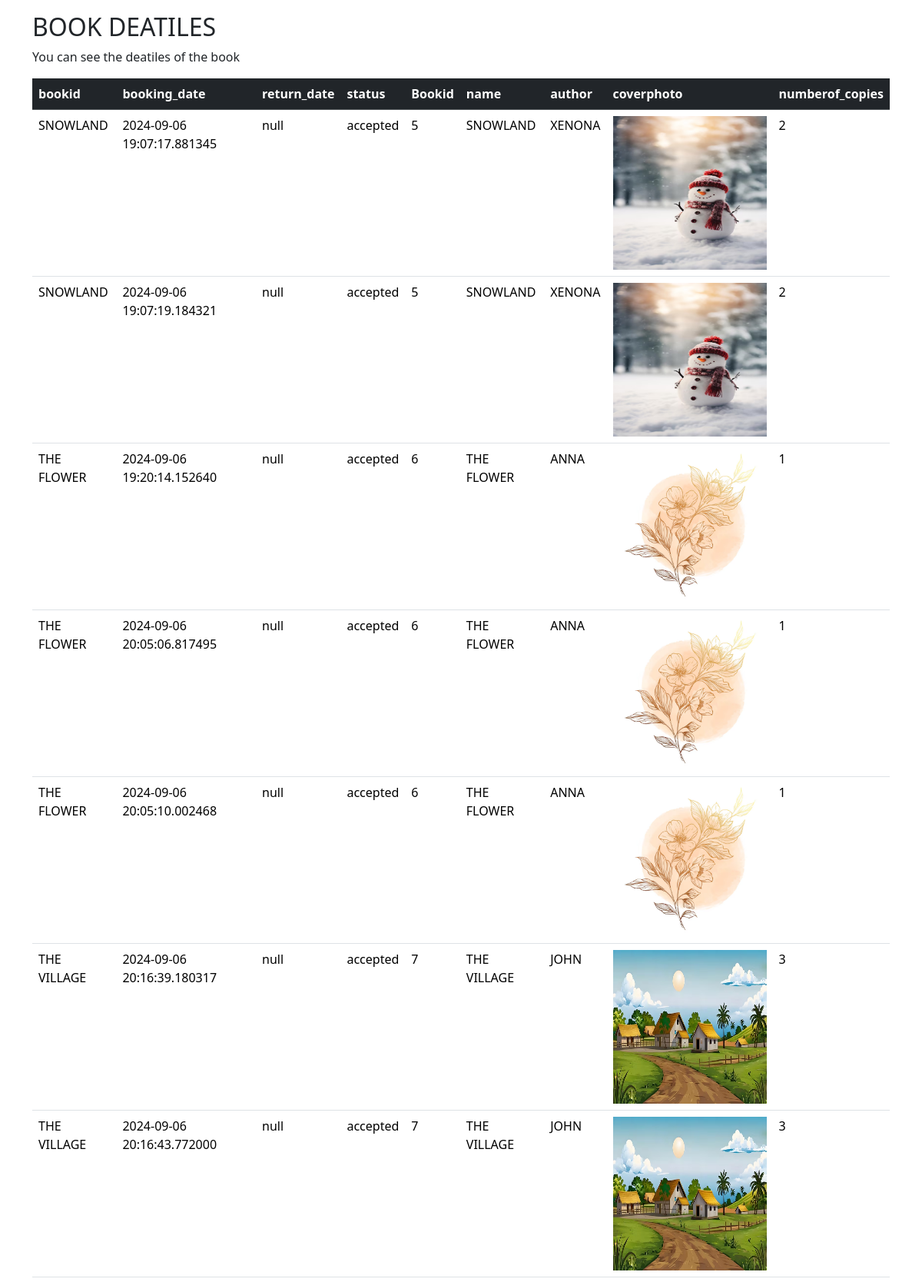
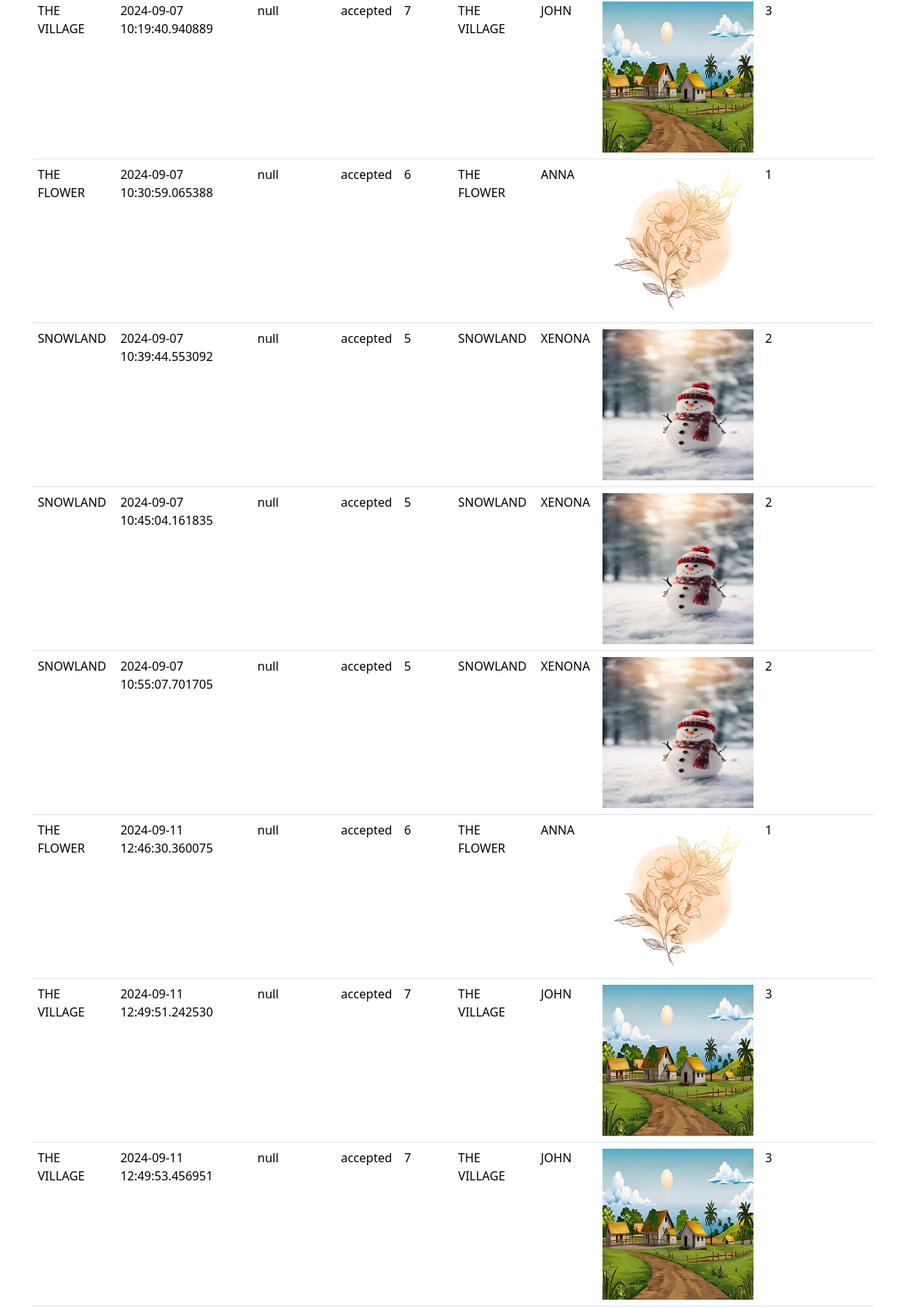
/bookdeatils (signed in, upper part), run on the app's committed database (2 pictures, top to bottom).
### student/models.py (models this page shows)
class booking(models.Model):
    bookid=models.ForeignKey('librarian.book',on_delete=models.CASCADE)
    studentid=models.ForeignKey(student,on_delete=models.CASCADE)
    booking_date=models.CharField(max_length=12)
    return_date=models.CharField(max_length=12)
    status=models.CharField(max_length=12,default="pending")

### librarian/models.py (models this page shows)
class book(models.Model):
    name=models.CharField(max_length=12)
    author=models.CharField(max_length=15)
    coverphoto=models.FileField(upload_to='meadia')
    numberof_copies=models.IntegerField()
    categoryid=models.ForeignKey(category,on_delete=models.CASCADE)
    def __str__(self):
        return self.name

### student/views.py (the view)
# urls.py: path('bookdeatils',views.bookdeatils,name="bookdeatils"),
def bookdeatils(request):
      std=request.session['id']
      ab=booking.objects.filter(studentid_id=std)
      s={'m':ab}
      return render(request,'student/displaydeatils.html',s)

### template/student/displaydeatils.html (shortened to what this page needs)
<!DOCTYPE html>
<html lang="en">
<head>
  <link href="https://cdn.jsdelivr.net/npm/bootstrap@5.3.3/dist/css/bootstrap.min.css" rel="stylesheet">
</head>
<body>
<div class="container mt-3">
  <h2>BOOK DEATILES</h2>
  <p>You can see the deatiles of the book</p>
  <table class="table">
    <thead class="table-dark">
      <tr>
        <th>bookid</th>
        <th>booking_date</th>
        <th>return_date</th>
        <th>status</th>
        <th>Bookid</th>
        <th>name</th>
        <th>author</th>
        <th>coverphoto</th>
        <th>numberof_copies</th>
      </tr>
      {% for i in m %}
    </thead>
    <tbody>
      <tr>
        <td>{{i.bookid}}</td>
        <td>{{i.booking_date}}</td>
        <td>{{i.return_date}}</td>
        <td>{{i.status}}</td>
        <td>{{i.bookid.id}}</td>
        <td>{{i.bookid.name}}</td>
        <td>{{i.bookid.author}}</td>
        <td><img src="{{i.bookid.coverphoto.url}}" style="width: 200px;height: 200px;" alt=""></td>
        <td>{{i.bookid.numberof_copies}}</td>
      </tr>
      {% endfor %}
</body>
</html>

### data on the page
booking: bookid "SNOWLAND", booking_date "2024-09-06 19:07:17.881345", return_date "null", status "accepted", bookid.id "5", bookid.name "SNOWLAND", bookid.author "XENONA", bookid.coverphoto (picture), bookid.numberof_copies "2"
booking: bookid "SNOWLAND", booking_date "2024-09-06 19:07:19.184321", return_date "null", status "accepted", bookid.id "5", bookid.name "SNOWLAND", bookid.author "XENONA", bookid.coverphoto (picture), bookid.numberof_copies "2"
booking: bookid "THE FLOWER", booking_date "2024-09-06 19:20:14.152640", return_date "null", status "accepted", bookid.id "6", bookid.name "THE FLOWER", bookid.author "ANNA", bookid.coverphoto (picture), bookid.numberof_copies "1"
booking: bookid "THE FLOWER", booking_date "2024-09-06 20:05:06.817495", return_date "null", status "accepted", bookid.id "6", bookid.name "THE FLOWER", bookid.author "ANNA", bookid.coverphoto (picture), bookid.numberof_copies "1"
booking: bookid "THE FLOWER", booking_date "2024-09-06 20:05:10.002468", return_date "null", status "accepted", bookid.id "6", bookid.name "THE FLOWER", bookid.author "ANNA", bookid.coverphoto (picture), bookid.numberof_copies "1"
booking: bookid "THE VILLAGE", booking_date "2024-09-06 20:16:39.180317", return_date "null", status "accepted", bookid.id "7", bookid.name "THE VILLAGE", bookid.author "JOHN", bookid.coverphoto (picture), bookid.numberof_copies "3"
booking: bookid "THE VILLAGE", booking_date "2024-09-06 20:16:43.772000", return_date "null", status "accepted", bookid.id "7", bookid.name "THE VILLAGE", bookid.author "JOHN", bookid.coverphoto (picture), bookid.numberof_copies "3"
booking: bookid "THE VILLAGE", booking_date "2024-09-07 10:19:40.940889", return_date "null", status "accepted", bookid.id "7", bookid.name "THE VILLAGE", bookid.author "JOHN", bookid.coverphoto (picture), bookid.numberof_copies "3"
booking: bookid "THE FLOWER", booking_date "2024-09-07 10:30:59.065388", return_date "null", status "accepted", bookid.id "6", bookid.name "THE FLOWER", bookid.author "ANNA", bookid.coverphoto (picture), bookid.numberof_copies "1"
booking: bookid "SNOWLAND", booking_date "2024-09-07 10:39:44.553092", return_date "null", status "accepted", bookid.id "5", bookid.name "SNOWLAND", bookid.author "XENONA", bookid.coverphoto (picture), bookid.numberof_copies "2"
booking: bookid "SNOWLAND", booking_date "2024-09-07 10:45:04.161835", return_date "null", status "accepted", bookid.id "5", bookid.name "SNOWLAND", bookid.author "XENONA", bookid.coverphoto (picture), bookid.numberof_copies "2"
booking: bookid "SNOWLAND", booking_date "2024-09-07 10:55:07.701705", return_date "null", status "accepted", bookid.id "5", bookid.name "SNOWLAND", bookid.author "XENONA", bookid.coverphoto (picture), bookid.numberof_copies "2"
booking: bookid "THE FLOWER", booking_date "2024-09-11 12:46:30.360075", return_date "null", status "accepted", bookid.id "6", bookid.name "THE FLOWER", bookid.author "ANNA", bookid.coverphoto (picture), bookid.numberof_copies "1"
booking: bookid "THE VILLAGE", booking_date "2024-09-11 12:49:51.242530", return_date "null", status "accepted", bookid.id "7", bookid.name "THE VILLAGE", bookid.author "JOHN", bookid.coverphoto (picture), bookid.numberof_copies "3"
booking: bookid "THE VILLAGE", booking_date "2024-09-11 12:49:53.456951", return_date "null", status "accepted", bookid.id "7", bookid.name "THE VILLAGE", bookid.author "JOHN", bookid.coverphoto (picture), bookid.numberof_copies "3"
